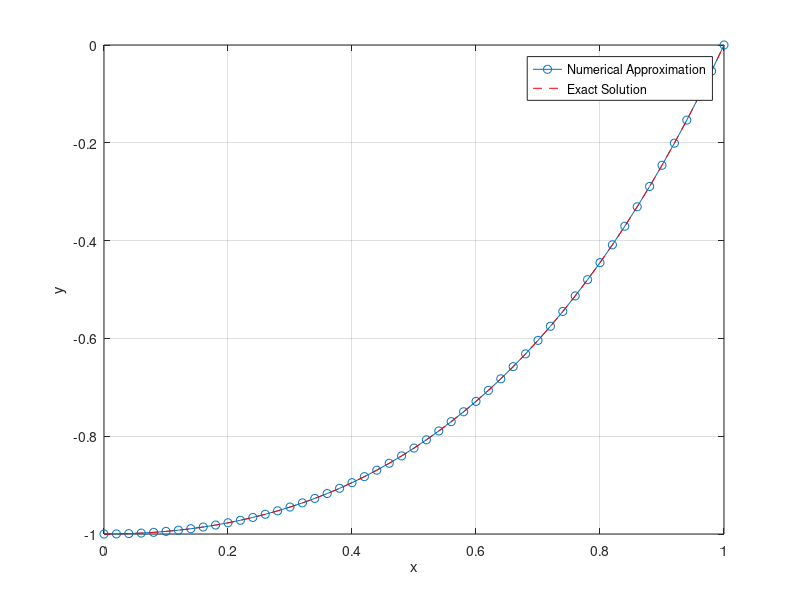

Write MATLAB code to recreate this figure.
clear all;

n = 50;
h = 1 / n;
a = 0; b = 1;

x = linspace(a, b, n+1);
exact_solution = (x - 1) .* exp(x);

g = @(x) -(x.^2 + 3) .* exp(x); 
p = @(x) -(x+1);
q = 2;
A = zeros(n+1, n+1);
b = zeros(n+1, 1);

for i = 2:n
    A(i, i+1) = -(1- p(x(i)) * h / 2);
    A(i, i) = 2 + q * h^2;
    A(i, i-1) = -(1+ p(x(i)) * h / 2);
end

A(1, 1) = 1;
A(n+1, n+1) = 1;
b(1) = -1;
b(n+1) = 0;

for i = 2:n
    b(i) = h^2 * g(x(i));
end

y = A \ b;

figure;
plot(x, y, 'o-');
hold on;

plot(x, exact_solution, 'r--');
xlabel('x');
ylabel('y');
legend('Numerical Approximation', 'Exact Solution', 'Location', 'Best');
grid on;